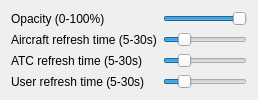
             <widget class="QWidget" name="tb_SettingsGui">
              <attribute name="title">
               <string>GUI</string>
              </attribute>
              <layout class="QVBoxLayout" name="verticalLayout_7">
               <item>
                <layout class="QFormLayout" name="fl_SettingsGui">
                 <property name="fieldGrowthPolicy">
                  <enum>QFormLayout::AllNonFixedFieldsGrow</enum>
                 </property>
                 <item row="0" column="0">
                  <widget class="QLabel" name="lbl_SettingsGuiOpacity">
                   <property name="text">
                    <string>Opacity (0-100%)</string>
                   </property>
                  </widget>
                 </item>
                 <item row="1" column="0">
                  <widget class="QLabel" name="lbl_SettingsGuiAircraftRefreshTime">
                   <property name="text">
                    <string>Aircraft refresh time (5-30s)</string>
                   </property>
                  </widget>
                 </item>
                 <item row="1" column="1">
                  <widget class="QSlider" name="hs_SettingsGuiAircraftRefreshTime">
                   <property name="minimum">
                    <number>5</number>
                   </property>
                   <property name="maximum">
                    <number>30</number>
                   </property>
                   <property name="singleStep">
                    <number>5</number>
                   </property>
                   <property name="pageStep">
                    <number>5</number>
                   </property>
                   <property name="value">
                    <number>10</number>
                   </property>
                   <property name="orientation">
                    <enum>Qt::Horizontal</enum>
                   </property>
                   <property name="tickPosition">
                    <enum>QSlider::NoTicks</enum>
                   </property>
                  </widget>
                 </item>
                 <item row="2" column="0">
                  <widget class="QLabel" name="lbl_SettingsGuiAtcRefreshTime">
                   <property name="text">
                    <string>ATC refresh time (5-30s)</string>
                   </property>
                  </widget>
                 </item>
                 <item row="2" column="1">
                  <widget class="QSlider" name="hs_SettingsGuiAtcRefreshTime">
                   <property name="minimum">
                    <number>5</number>
                   </property>
                   <property name="maximum">
                    <number>30</number>
                   </property>
                   <property name="singleStep">
                    <number>5</number>
                   </property>
                   <property name="pageStep">
                    <number>5</number>
                   </property>
                   <property name="value">
                    <number>10</number>
                   </property>
                   <property name="orientation">
                    <enum>Qt::Horizontal</enum>
                   </property>
                  </widget>
                 </item>
                 <item row="0" column="1">
                  <widget class="QSlider" name="hs_SettingsGuiOpacity">
                   <property name="maximum">
                    <number>100</number>
                   </property>
                   <property name="singleStep">
                    <number>10</number>
                   </property>
                   <property name="value">
                    <number>100</number>
                   </property>
                   <property name="orientation">
                    <enum>Qt::Horizontal</enum>
                   </property>
                  </widget>
                 </item>
                 <item row="3" column="0">
                  <widget class="QLabel" name="lbl_SettingsGuiUserRefreshTime">
                   <property name="text">
                    <string>User refresh time (5-30s)</string>
                   </property>
                  </widget>
                 </item>
                 <item row="3" column="1">
                  <widget class="QSlider" name="hs_SettingsGuiUserRefreshTime">
                   <property name="minimum">
                    <number>5</number>
                   </property>
                   <property name="maximum">
                    <number>30</number>
                   </property>
                   <property name="singleStep">
                    <number>5</number>
                   </property>
                   <property name="pageStep">
                    <number>5</number>
                   </property>
                   <property name="value">
                    <number>10</number>
                   </property>
                   <property name="orientation">
                    <enum>Qt::Horizontal</enum>
                   </property>
                  </widget>
                 </item>
                </layout>
               </item>
              </layout>
             </widget>
